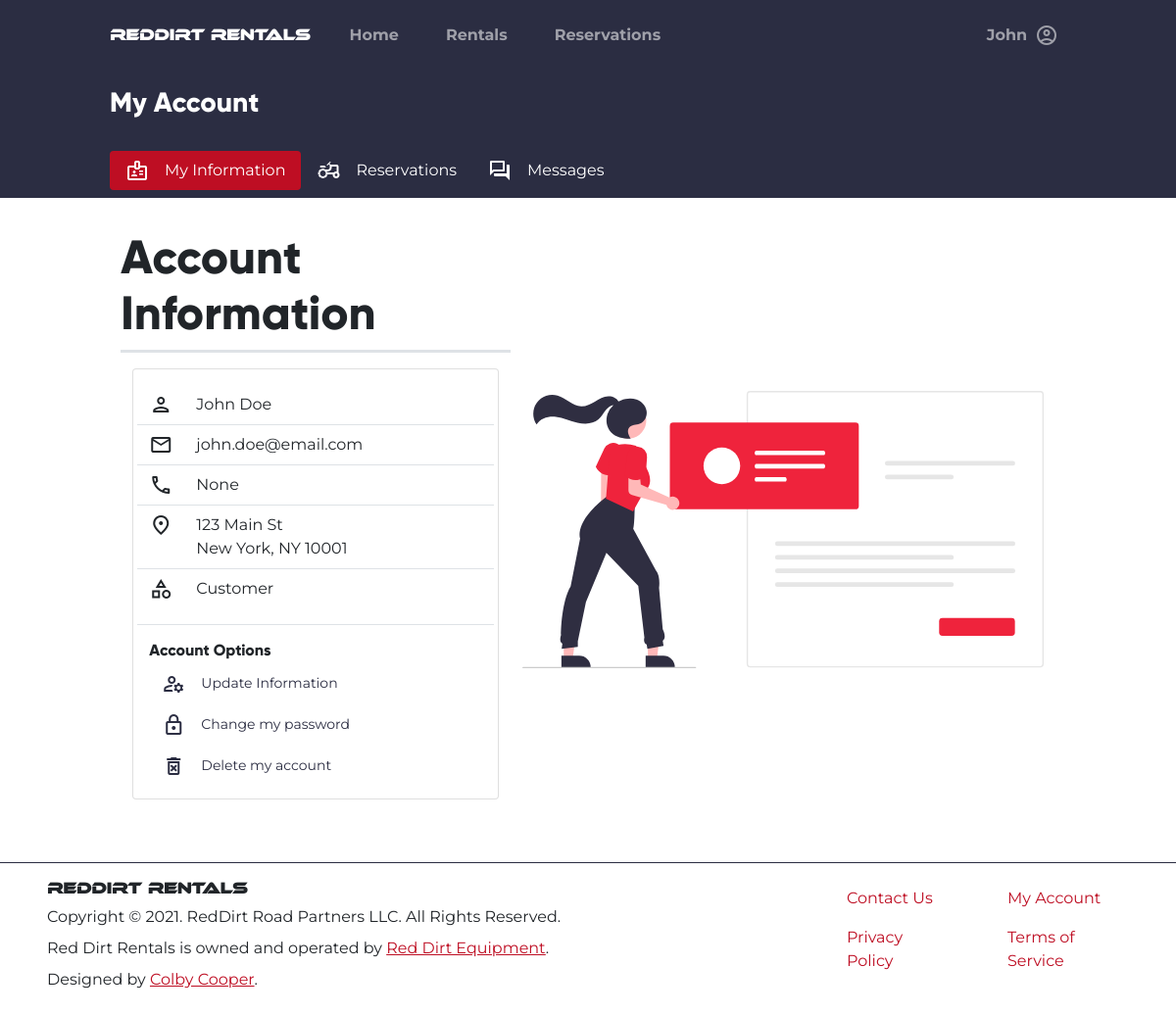
Before: /account/ (signed in) with the older database file.
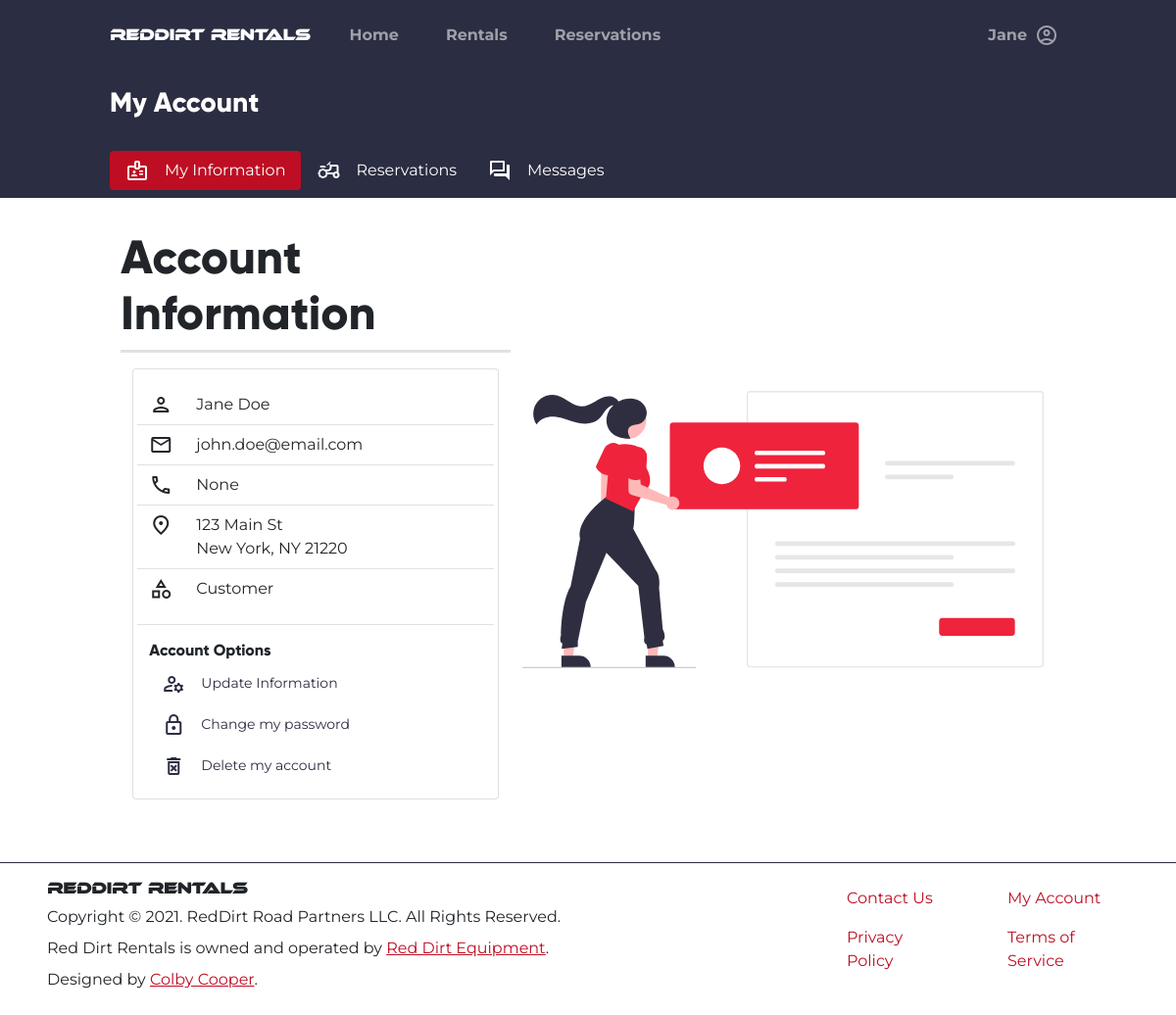
After: the same page with the newer database file.
### tables this page shows
CREATE TABLE users (
    id INTEGER PRIMARY KEY AUTOINCREMENT,
    firstname TEXT NOT NULL,
    lastname TEXT NOT NULL,
    phonenumber TEXT NOT NULL,
    email TEXT NOT NULL,
    password BLOB NOT NULL,
    groups TEXT NOT NULL,
    address TEXT NOT NULL,
    city TEXT NOT NULL,
    state TEXT NOT NULL,
    zip TEXT NOT NULL
, token TEXT, token_expire TEXT);

### rentals_app/account.py (the view)
@account.route("/")
@login_required
def index():
    return render_template("account/index.html", user=g.user)

### rentals_app/__init__.py (called while the page is built)
@app.after_request
def after_request(response):
    response.headers["Cache-Control"] = "no-cache, no-store, must-revalidate"
    return response

### rentals_app/auth.py (called while the page is built)
@auth.before_app_request
def fetch_current_user():
    userid = session.get("userid")
    if userid is None:
        g.user = None
    else:
        g.user = User.find_user(userid)

def login_required(view):
    @functools.wraps(view)
    def wrapped_view(**kwargs):
        if g.user is None:
            return redirect(url_for("auth.login"))
        return view(**kwargs)
    return wrapped_view

### rentals_app/helpers.py (called while the page is built)
def connect_to_db():
    con = sqlite3.connect(DB_PATH)
    return con, con.cursor()

### rentals_app/models/user.py (called while the page is built)
    def find_user(id) -> "User":
        con, cur = helpers.connect_to_db()
        sql = """
        SELECT * FROM users WHERE id='{}'
        """.format(
            id
        )
        try:
            db = cur.execute(sql).fetchone()
            if not db:
                return None
            return User(
                userid=db[0],
                firstname=db[1],
                lastname=db[2],
                phonenumber=db[3],
                email=db[4],
                password=db[5],
                groups=db[6],
                address=db[7],
                city=db[8],
                state=db[9],
                zip=db[10],
            )
        except Exception as ex:
            con.rollback()
            raise ex
        finally:
            con.close()

### rentals_app/templates/account/index.html (shortened to what this page needs)
{% extends "Base.html" %}
{% block content %}
<div class="container-fluid bg-dark">
    <div class="row">
        <div class="col-md-10 mx-auto">
            <h3 class="text-white py-3 fw-bold">My Account</h3>
        </div>
    </div>
</div>
{% include 'account_nav.html' %}
<div class="container-fluid">
    <div class="row mx-3">
        <div class="col-md-10 mx-auto my-3">
            <div class="row">
                <div class="col col-md-5">
                    <h2 class="row display-5 fw-bold border-bottom border-3 pb-2 my-3">Account Information</h2>
                    <div class="card card-body d-flex flex-column mb-5">
                        <div class="row border-bottom py-2">
                            <span class="col-auto material-icons-outlined">
                            </span>
                            <span class="col">
                                {{user.firstname}} {{user.lastname}}
                            </span>
                        </div>
                        <div class="row border-bottom py-2">
                            <span class="col-auto material-icons-outlined">
                            </span>
                            <span class="col">
                                {{user.email}}
                            </span>
                        </div>
                        <div class="row border-bottom py-2">
                            <span class="col-auto material-icons-outlined">
                            </span>
                            <span class="col">
                                {{user.phonenumber}}
                            </span>
                        </div>
                        <div class="row border-bottom py-2">
                            <span class="col-auto material-icons-outlined">
                            </span>
                            <span class="col">
                                <span class="m-0 row">{{user.address}}</span>
                                <span class="m-0 row">{{user.city}}, {{user.state}} {{user.zip}}</span>
                            </span>
                        </div>
                        <div class="row border-bottom py-2">
                            <span class="col-auto material-icons-outlined">
                            </span>
                            <span class="col">
                                {{user.groups}}
                            </span>
                        </div>
                        <h6 class="mt-3">Account Options</h6>
                        <div class="row ps-3 pb-2">
                            <button type="button"
                                    class="col-auto btn btn-sm btn-link text-dark text-decoration-none"
                                    data-bs-toggle="modal"
                                    data-bs-target="#ch_info">
                                <div class="d-flex flex-row align-items-center">
                                    <span class="material-icons-outlined me-3">
                                    </span>
                                    Update Information
                                </div>
                            </button>
                        </div>
                        <div class="row ps-3">
                            <button type="button"
                                    class="col-auto btn btn-sm btn-link text-dark text-decoration-none d-flex flex-row align-items-center"
                                    data-bs-toggle="modal"
                                    data-bs-target="#ch_pwd_modal">
                                <span class="col-auto material-icons-outlined me-3">
                                </span>
                                Change my password
                            </button>
                        </div>
                        <div class="row mt-2 ps-3">
                            <button type="button"
                                    class="col-auto btn btn-sm btn-link text-dark text-decoration-none d-flex flex-row align-items-center"
                                    data-bs-toggle="modal"
                                    data-bs-target="#del_acct_modal">
                                <span class="col-auto material-icons-outlined me-3"
                                      class="font-size: 12px;">
                                </span>
                                Delete my account
                            </button>
                        </div>
                    </div>
                </div>
                <div class="d-none col d-md-flex flex-column my-auto">
                    <img src="{{ url_for('static', filename='img/account_ils.svg') }}"
                         class="img-fluid">
                </div>
            </div>
        </div>
    </div>
</div>
{% endblock %}

### rentals_app/templates/base.html (shortened to what this page needs)
<!doctype html>
<html lang="en">
<head>
    <link rel="stylesheet"
          href="https://cdn.jsdelivr.net/npm/fullcalendar@5.7.2/main.css"
>
    <link rel="stylesheet"
          href="{{url_for('static', filename='global.css')}}">
</head>
<body class="bg-white"
      style="overflow-x: hidden;">
    <div class="row mx-0 bg-dark">
        <div class="col-md-10 mx-auto">
            <nav class="navbar navbar-expand-md navbar-dark bg-dark py-3">
                <a href="{{url_for('index.root')}}"
                   class="navbar-brand">
                    <h6 class="m-0"
                        style="font-family:ethnocentric;">RedDirt Rentals</h6>
                </a>
                <div class="collapse navbar-collapse"
                     id="nav_main">
                    <ul class="navbar-nav w-100">
                        <li class="nav-item mx-3">
                            <a class="nav-link fw-bold"
                               aria-current="page"
                               href="{{ url_for('index.root') }}">Home</a>
                        </li>
                        <li class="nav-item px-3">
                            <a class="nav-link fw-bold"
                               href="{{url_for('Rentals.all_rentals')}}">Rentals</a>
                        </li>
                        <li class="nav-item mx-3">
                            <a class="nav-link fw-bold"
                               href="{{url_for('account.reservations', id=None)}}">Reservations</a>
                        </li>
                        {% if g.user != None %}
                        <li class="nav-item dropdown dropdown-dark ms-md-auto ms-3 ps-3">
                            <a class="nav-link dropdown-toggle d-flex flex-row align-items-center fw-bold"
                               href="#"
                               data-bs-toggle="dropdown"
                               aria-expanded="false">
                                <span class="me-2">{{g.user.firstname}}</span>
                                <span class="material-icons-outlined">
                                </span>
                            </a>
                        </li>
                        {% endif %}
                    </ul>
                </div>
            </nav>
        </div>
    </div>
    {% block content %} {% endblock %}
    <div class="row mx-0 border-top border-dark">
        <div class="col-md-8 mx-auto px-5 py-3">
            <h6 class="m-0"
                style="font-family: ethnocentric;">RedDirt Rentals</h6>
            <p class="my-2">Copyright &copy; 2021. RedDirt Road Partners LLC. All Rights Reserved.</p>
            <p class="my-2">Red Dirt Rentals is owned and operated by <a href="https://reddirtequipment.com"
                   target="_blank">Red Dirt Equipment</a>.</p>
            <p class="mb-2">Designed by <a href="mailto:ccooper@reddirtequipment.com">Colby Cooper</a>.</p>
        </div>
        <div class="col px-5 py-3">
            <ul class="nav flex-column">
                <div class="row row-cols-2">
                    <li class="nav-item col">
                        <a href="{{ url_for('index.contact') }}"
                           class="nav-link">Contact Us</a>
                    </li>
                    <li class="nav-item col">
                        <a href="{{ url_for('account.index') }}"
                           class="nav-link">My Account</a>
                    </li>
                    <li class="nav-itemcol">
                        <a href="{{ url_for('index.privacy_policy') }}"
                           class="nav-link">Privacy Policy</a>
                    </li>
                    <li class="nav-item col">
                        <a href="{{ url_for('index.terms') }}"
                           class="nav-link">Terms of Service</a>
                    </li>
                </div>
            </ul>
        </div>
    </div>
</body>
</html>

### rentals_app/templates/account_nav.html (shortened to what this page needs)
<div class="container-fluid bg-dark">
    <div class="row">
        <div class="col-md-10 mx-auto my-2">
            <ul class="nav nav-pills"
                id="account_tabs_root">
                <li class="nav-item">
                    <a class="nav-link text-white d-flex flex-row {% if '%s'% request.url_rule == '/account/' %}active{% endif %}"
                       aria-current="page"
                       id="tab_switcher_index"
                       href="{{url_for('account.index')}}">
                        <span class="material-icons-outlined me-3">
                        </span>My Information
                    </a>
                </li>
                <li class="nav-item">
                    <a class="nav-link text-white d-flex flex-row {% if '%s'% request.url_rule == '/account/reservations' %}active{% endif %}"
                       id="tab_switcher_reservations"
                       href="{{url_for('account.reservations')}}">
                        <span class="material-icons-outlined me-3">
                        </span>Reservations
                    </a>
                </li>
                <li class="nav-item">
                    <a class="nav-link text-white d-flex flex-row {% if '%s'% request.url_rule == '/account/messages' %}active{% endif %}"
                       id="tab_switcher_reservations"
                       href="{{url_for('account.render_messages')}}">
                        <span class="material-icons-outlined me-3">
                        </span>Messages
                    </a>
                </li>
            </ul>
        </div>
    </div>
</div>

Changed rows visible on the page:
changed users "Doe": user.firstname "John" → "Jane"; firstname "John" → "Jane"; zip "10001" → "21220"
